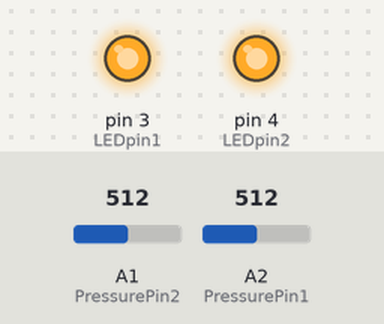
Recording of a sketch running on a simulated Arduino Uno, built with avr-gcc and run on an emulated ATmega328P. Shown: output pins drawn as LEDs (lit = HIGH). The test bench sets the inputs (shaded band); at power-on: A1 (PressurePin2) = 512, A2 (PressurePin1) = 512. Pins used as bus, display or sensor lines are not drawn.

Above: at 1.2 s.
1.3 s: A1 (PressurePin2) set to 217
2.8 s: A1 (PressurePin2) set to 183
At 4.0 s:
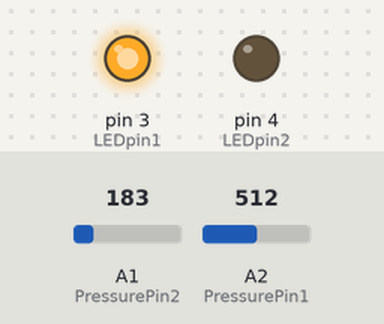
4.3 s: A2 (PressurePin1) set to 209
5.8 s: A2 (PressurePin1) set to 182
At 6.3 s:
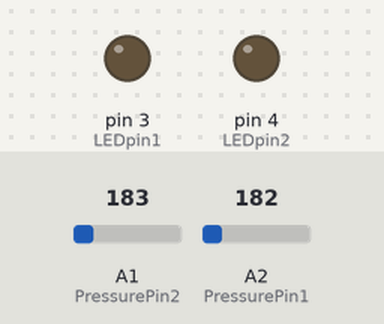
7.3 s: A1 (PressurePin2) set to 306
At 8.0 s:
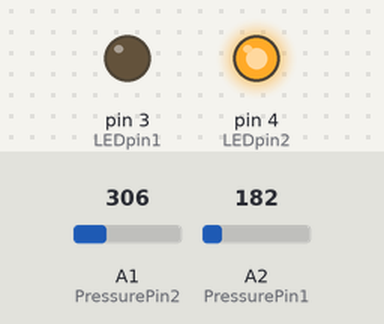
Timing chart, 0 to 10.3 s (numbered marks = the images above; inputs shaded):
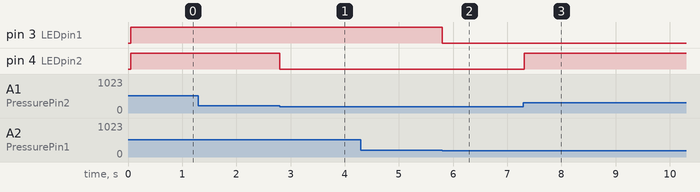

The sketch:

RFID_Timer_PressureSensor_V1.ino
```cpp
/*Kevin Chung
 * Created on 7/16/2018
 * SMART Glove RFID scanner + timer
 * Decription: The script will measure the time elapsed between RFID scans.
 *
 */
#include <SPI.h>
#include <MFRC522.h>

#define SS_PIN 10
#define RST_PIN 9

MFRC522 rfid(SS_PIN, RST_PIN); //INstance of the class

MFRC522::MIFARE_Key key;

//Init array that will stroe new NUID
byte nuidPICC[4];
bool test = false; //Global Variable
unsigned long startTime = 0;
unsigned long stopTime = 0;

//Global variables for pressure sensor
int PressurePin1 = A2;
int PressurePin2 = A1;
int index;
int middle;
int LEDpin1 = 3;
int LEDpin2 = 4;
char level = '1'; //This indicates the pressure level
int data;

void setup() {
  // put your setup code here, to run once:
  //Relates to Index finger
  pinMode(LEDpin1,OUTPUT);
  pinMode(PressurePin1,INPUT);

  //Relates to Middle Finger
  pinMode(LEDpin2,OUTPUT);
  pinMode(PressurePin2,INPUT);
  Serial.begin(9600);
  //Setup for timer

  //Setup for RFID
  SPI.begin(); //Init SPI bus
  rfid.PCD_Init(); // Init MFRC522

  for(byte i = 0; i <6; i++) {
    key.keyByte[i] = 0xFF;
  }

}


void loop() {
   if(level == '1'){
    data = 200;
   }
   else if(level == '2') {
    data = 400;
   }
   else if(level == '3') {
    data = 600;
   }else{
    Serial.println("Invalid");
   }
   index = analogRead(PressurePin1);
   middle = analogRead(PressurePin2);
   if(index > data) {
    digitalWrite(LEDpin1,HIGH);
   // Serial.println("Index Pressed");
   }else{
    digitalWrite(LEDpin1,LOW);
   // Serial.println("Index Released");
   }
   if(middle > data){
    digitalWrite(LEDpin2,HIGH);
   // Serial.println("Middle Pressed");
   }else{
    digitalWrite(LEDpin2,LOW);
   // Serial.println("Middle Released");
   }
   delay(10);
  // put your main code here, to run repeatedly:
     if ( ! rfid.PICC_IsNewCardPresent())
    return;

    // Verify if the NUID has been readed
  if ( ! rfid.PICC_ReadCardSerial())
    return;


  //This code, once rfid is scanned, will collect the tag ID in Hex
  //And will store it as a String called strID
    String strID = "";
    for(byte i = 0; i < 4; i++) {
      strID +=
        (rfid.uid.uidByte[i] < 0x10 ? "0" : "") +
        String(rfid.uid.uidByte[i],HEX) +
        (i != 3 ? ":" : "");
  }

  //The string will be formatted and all letters will be uppercased
  strID.toUpperCase();
  Serial.print("Key Card ID (HEX)");
  Serial.println(strID);

 //Once we have the ID, we can create an if statement to activate something
    if(strID.indexOf("8A:37:B5:63") >= 0) { //For blue tag
    //if(strID.indexOf("93:B5:34:24") >= 0) { //For white card
   if(test == false){ //False means it is on
    Serial.println("It is on");
    //Add an action while the system is on
    startTime = millis();
    //Serial.print("Start Time: ");  //Will show start serial time

    //Serial.println(startTime);    //Will print out start serial time
   }else{

    Serial.println("It is off");
    //Add an actions while the system turns off
    StopTime(); //Function
   }
   test = !test;

  }

  // Halt PICC
   rfid.PICC_HaltA();

  // Stop encryption on PCD
   rfid.PCD_StopCrypto1();

}

//Stop time function: Called to initiation actions after timer is called
//Will calculate the time elapsed between RFID scans in seconds.
//V2 will convert time in seconds to minutes, and hours
void StopTime(){
  stopTime = millis();
  Serial.print("Time elapsed: ");
   unsigned long timeElapsed = stopTime - startTime; //This varaible createds the total time elapsed

   Serial.println((float)(timeElapsed/1000.0));  //Will print out time elapsedin seconds
    float sec = timeElapsed/1000.0;

    int min  = (int) (sec/60); //This will divide up the seconds and convert into minutes
    int hour = (min/60);      //This would convert the minutes into hours

    while(sec > 60.0){  //This will reduce the value of seconds to be displayed beterrn
      sec = sec - 60.0; //0.00 and 59.99 seconds. It will be ran while the second value is above
    }                   //60.00

    //This will print out the time on the serial. The actual value that will be taken
    //Sec
    Serial.println("Time");
    Serial.print(hour);   //Time represented in Hours
    Serial.print(" h: ");
    Serial.print(min);    //Time represented in Minutes
    Serial.print(" m: ");
    Serial.print(sec);    //Time represented in Seconds
    Serial.print(" s");
}

//This is the action for the pressure sensor simple as that
void Pressuresensorpress(){

}
```

Measured:
- the behaviour switches between 201 and 200 on A1 (PressurePin2) (found by bisection; images 0 and 1)
- the behaviour switches between 201 and 200 on A2 (PressurePin1) (found by bisection; images 1 and 2)
- after the input at 1.3 s, every drawn part: stays the same
- after the input at 2.8 s, pin 4 (LEDpin2): HIGH → LOW at once
- after the input at 4.3 s, every drawn part: stays the same
- after the input at 5.8 s, pin 3 (LEDpin1): HIGH → LOW at once
- after the input at 7.3 s, pin 4 (LEDpin2): LOW → HIGH at once
